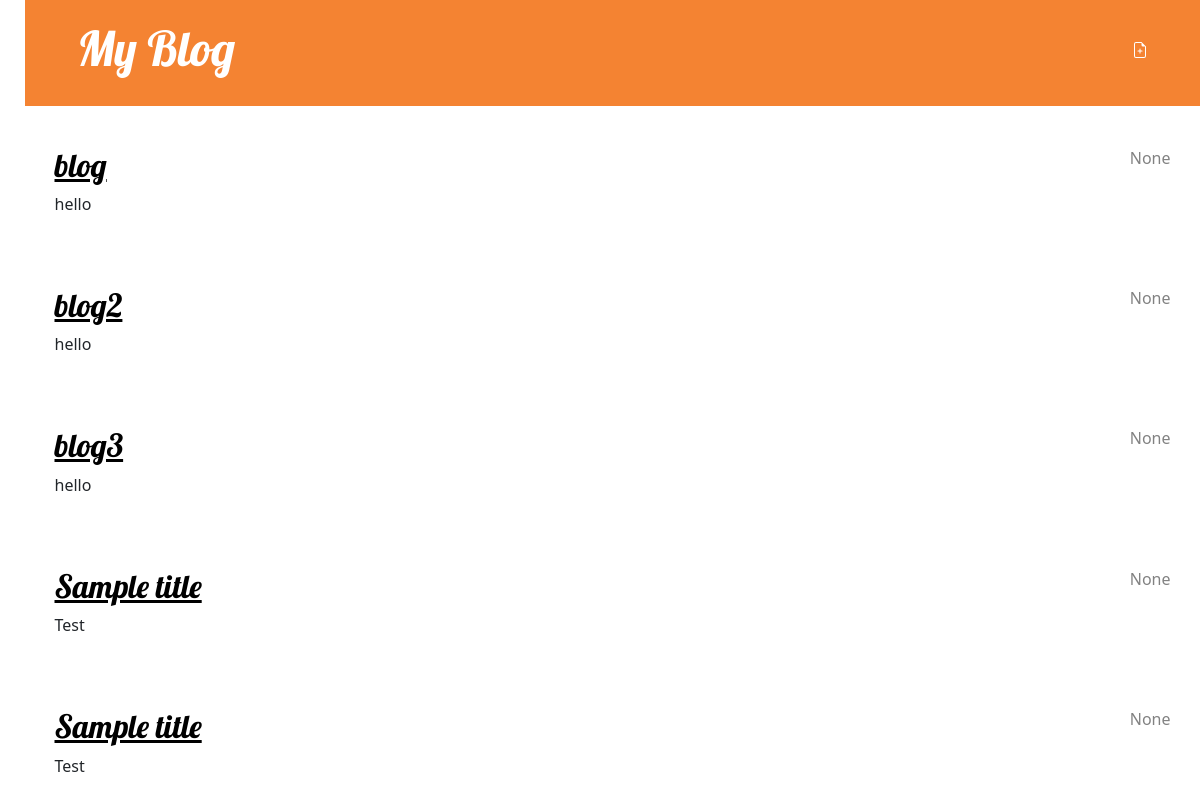
/blog (signed in), run on an earlier commit of the app's database.
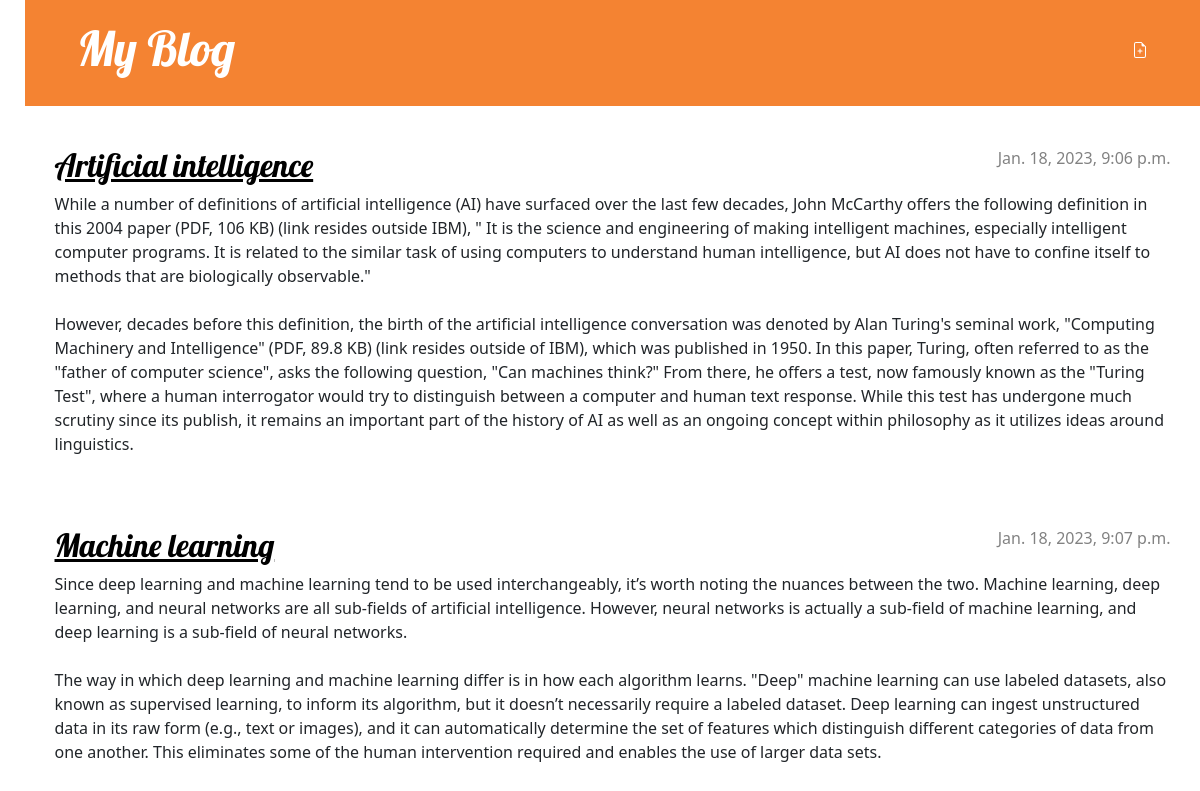
And on a later commit of the database.
### blog/models.py (models this page shows, shortened)
class Post(models.Model):
    author = models.ForeignKey(settings.AUTH_USER_MODEL, on_delete=models.CASCADE)
    title = models.CharField(max_length=200)
    text = models.TextField()
    created_date = models.DateTimeField(default=timezone.now)
    published_date = models.DateTimeField(blank=True, null=True)
    def __str__(self):
        return self.title

### blog/views.py (the view)
# urls.py: path('blog', views.post_list, name='post_list'),
def post_list(request):
    posts = Post.objects.order_by('published_date')
    print(posts)
    return render(request, 'blog/post_list.html', {'posts': posts})

### blog/templates/blog/post_list.html
{% extends 'blog/base.html' %}
{% block content %}
    {% for post in posts %}
    <article class="post">
        <time class="date">
            {{ post.published_date }}
        </time>
        <h2><a href="{% url 'post_detail' pk=post.pk %}">{{ post.title }}</a></h2>
        <p>{{ post.text|linebreaksbr }}</p>
        </article>
    {% endfor %}
{% endblock %}

What changed in the data, as far as the page shows it:
removed Post: published_date "None", title "blog", text "hello"
removed Post: published_date "None", title "blog2", text "hello"
removed Post: published_date "None", title "blog3", text "hello"
removed Post: published_date "None", title "Sample title", text "Test"
removed Post: published_date "None", title "Sample title", text "Test"
added Post: published_date "Jan. 18, 2023, 9:06 p.m.", title "Artificial intelligence", text "While a number of definitions of artificial intelligence (AI) have surfaced over the last few decades, John McCarthy offers the following definition in this 2004 paper (PDF, 106 KB) (link resides outside IBM), \" It is the science and engineering of making intelligent machines, especially intelligent computer programs. It is related to the similar task of using computers to understand human intelligence, but AI does not have to confine itself to methods that are biologically observable.\" However, decades before this definition, the birth of the artificial intelligence conversation was denoted by Alan Turing's seminal work, \"Computing Machinery and Intelligence\" (PDF, 89.8 KB) (link resides…"
added Post: published_date "Jan. 18, 2023, 9:07 p.m.", title "Machine learning", text "Since deep learning and machine learning tend to be used interchangeably, it’s worth noting the nuances between the two. Machine learning, deep learning, and neural networks are all sub-fields of artificial intelligence. However, neural networks is actually a sub-field of machine learning, and deep learning is a sub-field of neural networks. The way in which deep learning and machine learning differ is in how each algorithm learns. \"Deep\" machine learning can use labeled datasets, also known as supervised learning, to inform its algorithm, but it doesn’t necessarily require a labeled dataset. Deep learning can ingest unstructured data in its raw form (e.g., text or images), and it can…"
